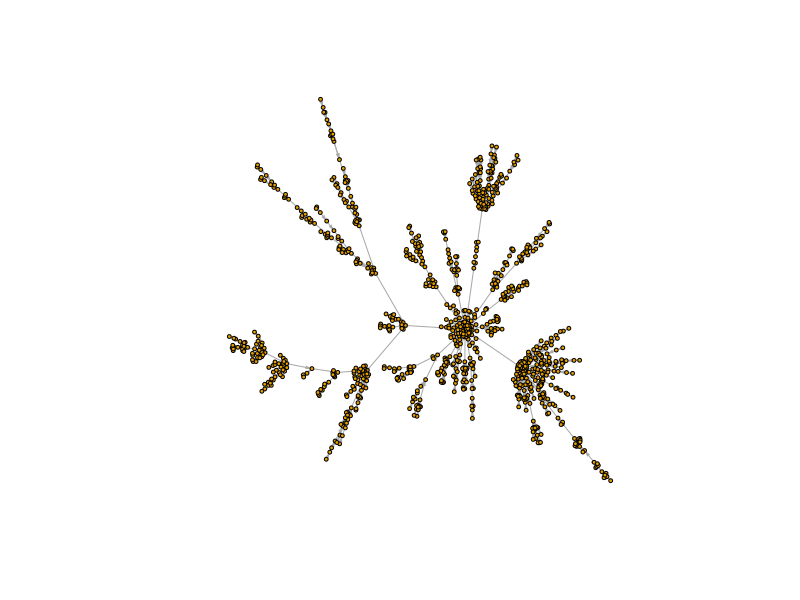

Generate this figure with R:
# 1. Plik z rozwiązaniem nazwij mysolution/mysolution2.R (lub inne rozszerzenie, zależnie
# od języka programowania).
# 2. Wygeneruj graf wedle modelu Barabási-Albert z tysiącem węzłów
# 3. Zwizualizuj graf layoutem Fruchterman & Reingold
# 4. Znajdź najbardziej centralny węzeł według miary betweenness, jaki ma numer?
# 5. Jaka jest średnica grafu?
# 6. W komentarzu napisz czym różnią się grafy Barabási-Albert i Erdős-Rényi.


library(igraph)

# 2.
g <- barabasi.game(1000)

# 3.
layout <- layout.fruchterman.reingold(g)
plot(g, layout=layout, vertex.size=2,
     vertex.label=NA, edge.arrow.size=.2)

# 4.
most_central_v <- V(g)[betweenness(g)==max(betweenness(g))]
cat("Najbadziej centralny węzeł według miary betweenness ma numer:", most_central_v, "\n")

# 5.
cat("Średnica grafu to:", diameter(g), "\n")

# 6.

# Grafy Erdős-Rényi i Barabási-Albert różnią się zasadniczo sposobem generowania 
# połączeń między węzłami. 

# W modelu Erdős-Rényi każda możliwa krawędź powstaje losowo i niezależnie 
# z jednakowym prawdopodobieństwem, co prowadzi do grafów o równomiernym 
# rozkładzie stopni węzłów i niskiej klasteryzacji. 

# Z kolei grafy Barabási-Albert powstają w procesie preferencyjnego przyłączania 
# nowych węzłów do już dobrze połączonych węzłów (takich o wysokim stopniu), 
# co skutkuje powstaniem tzw. hubów.

# Podsumowując, w sieciach Barabási-Albert występują centralne, 
# silnie połączone węzły, podczas gdy grafy Erdős-Rényi są bardziej jednorodne 
# i nie mają wyraźnych hubów.

